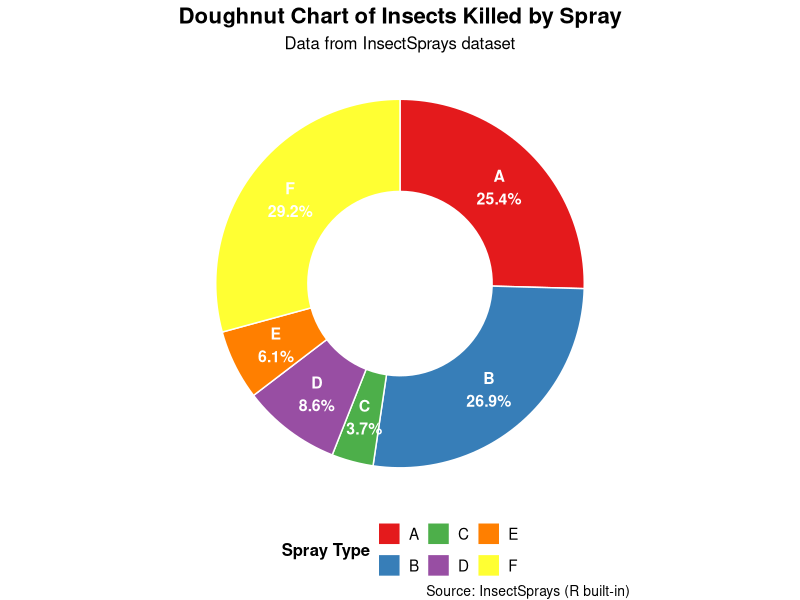

Write R code to recreate this figure.
#Load libraries
library(ggplot2)
library(dplyr)
library(RColorBrewer)

#Load dataset
spray_df <- InsectSprays

#Summarize total insects killed by spray
spray_summary <- spray_df %>%
  group_by(spray) %>%
  summarise(Total = sum(count), .groups = "drop") %>%
  mutate(
    fraction = Total/sum(Total),
    ymax = cumsum(fraction),
    ymin = c(0, head(ymax, -1)),
    labelPos = (ymax + ymin)/2,
    label = paste0(spray, "\n", round(fraction*100,1), "%")
  )

# Plot doughnut chart
ggplot(spray_summary, aes(ymax = ymax, ymin = ymin, xmax = 4, xmin = 3, fill = spray)) +
  geom_rect(color = "white", size = 0.5) +                                                   #draw slices with white borders
  coord_polar(theta = "y") +                                                                 #polar coordinates
  xlim(c(2,4)) +                                                                             #inner radius for doughnut hole
  geom_text(aes(x = 3.5, y = labelPos, label = label), 
            color = "white", fontface = "bold", size = 4) +                                  #labels inside slices
  scale_fill_brewer(palette = "Set1") +                                                      # color palette
  labs(title = "Doughnut Chart of Insects Killed by Spray",             #title
       subtitle = "Data from InsectSprays dataset",                     #subtitle
       caption = "Source: InsectSprays (R built-in)",                   #caption
       fill = "Spray Type") +                                           #fill by
  theme_void() +                                                        #remove axes and background
  theme(
    plot.title = element_text(face = "bold", size = 16, hjust = 0.5, color = "black"),          #title style
    plot.subtitle = element_text(size = 12, hjust = 0.5, color = "black"),                      #subtitle style
    plot.caption = element_text(size = 10, hjust = 1, color = "black"),                         #caption style
    legend.position = "bottom",                                                                 #legend style
    legend.title = element_text(face = "bold", size = 12),                                      #legend title
    legend.text = element_text(size = 11)                                                       #legend text
  )
